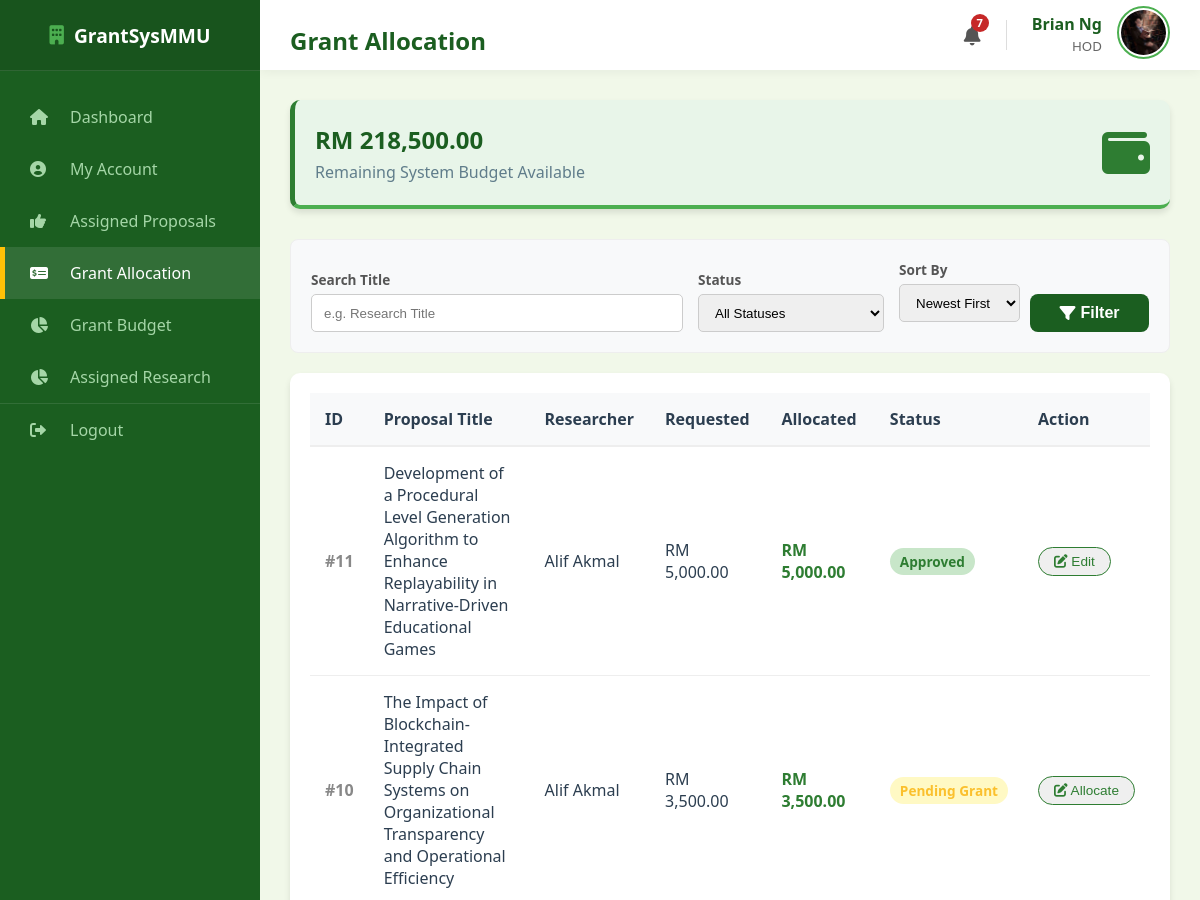
The app's page /hod/grant_allocation (signed in, upper part), older data.
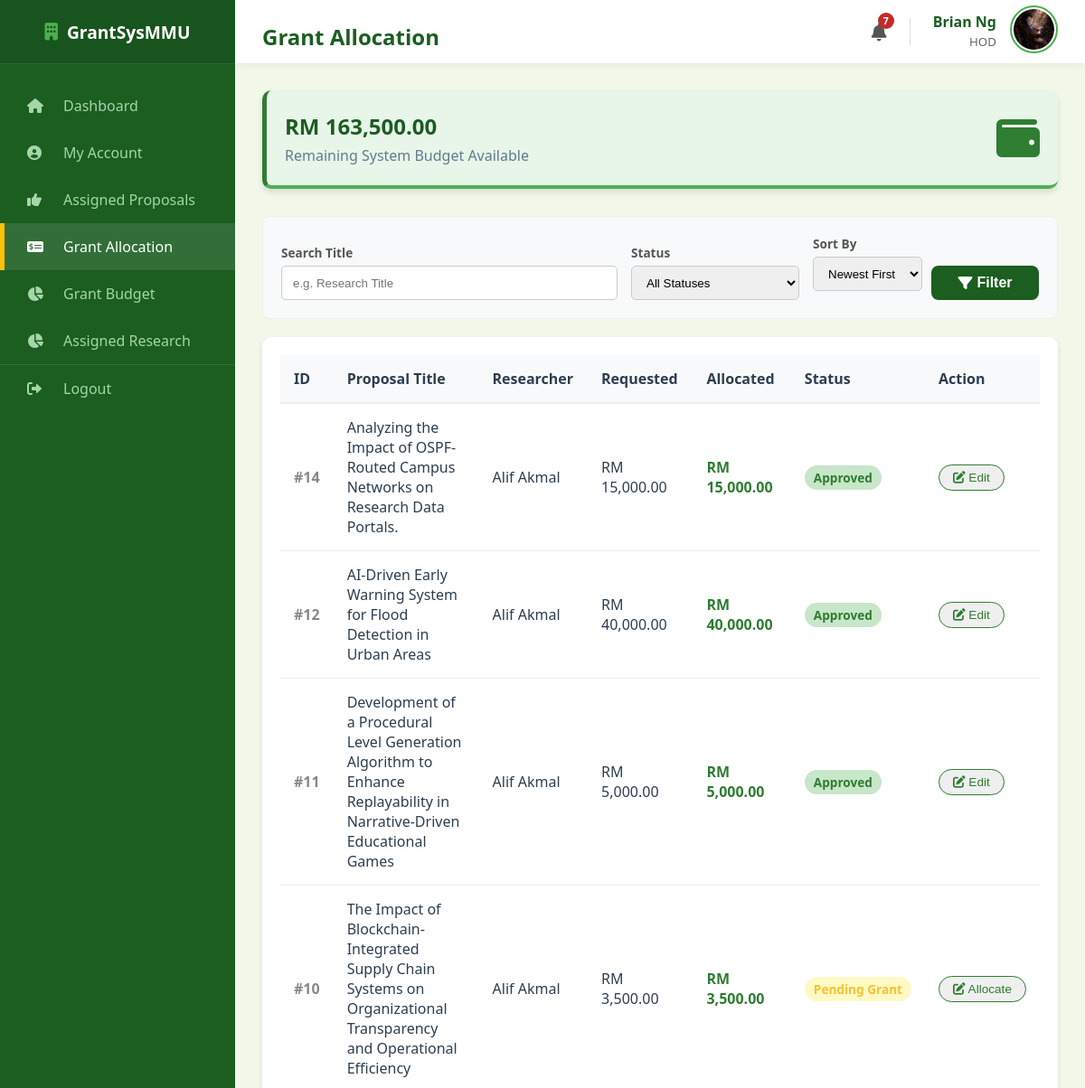
The same page, newer data.
### models.py (models this page shows, shortened)
class Proposal(db.Model):
    __tablename__ = "proposal"
    proposal_id = db.Column(db.Integer, primary_key=True)
    title = db.Column(db.String(255), nullable=False)
    research_area = db.Column(db.String(100), nullable=False, default="General")
    requested_budget = db.Column(db.Float, nullable=False)
    status = db.Column(db.String(30), nullable=False, default="Draft")
    submission_date = db.Column(db.Date, default=malaysia_now)
    document_file = db.Column(db.String(100), nullable=True)
    review_score = db.Column(db.Integer, nullable=True)
    review_feedback = db.Column(db.Text, nullable=True)
    review_draft = db.Column(db.Text, nullable=True)
    researcher_id = db.Column(
        db.Integer, db.ForeignKey("researcher.researcher_id"), nullable=False
    )
    cycle_id = db.Column(
        db.Integer, db.ForeignKey("grant_cycle.cycle_id"), nullable=False
    )
    assigned_reviewer_id = db.Column(
        db.Integer, db.ForeignKey("reviewer.reviewer_id"), nullable=True
    )
    assigned_hod_id = db.Column(db.Integer, db.ForeignKey("hod.hod_id"), nullable=True)
    reviewer = db.relationship("Reviewer", foreign_keys=[assigned_reviewer_id])
    hod = db.relationship("HOD", foreign_keys=[assigned_hod_id])
    deadlines = db.relationship(
        "Deadline", backref="proposal", cascade="all, delete-orphan"
    )

class User(db.Model):
    __tablename__ = "user"
    mmu_id = db.Column(db.String(15), primary_key=True)
    name = db.Column(db.String(150), nullable=False)
    email = db.Column(db.String(100), unique=True, nullable=False)
    password = db.Column(db.String(100), nullable=False)
    faculty = db.Column(db.String(100), nullable=False)
    user_role = db.Column(db.String(25), nullable=False)
    profile_image = db.Column(db.String(20), nullable=False, default="default.jpg")
    phone_number = db.Column(db.String(20), nullable=True)
    admin_profile = db.relationship(
        "Admin", backref="user_info", uselist=False, cascade="all, delete-orphan"
    )
    researcher_profile = db.relationship(
        "Researcher", backref="user_info", uselist=False, cascade="all, delete-orphan"
    )
    reviewer_profile = db.relationship(
        "Reviewer", backref="user_info", uselist=False, cascade="all, delete-orphan"
    )
    hod_profile = db.relationship(
        "HOD", backref="user_info", uselist=False, cascade="all, delete-orphan"
    )

class Grant(db.Model):
    __tablename__ = "grant"
    grant_id = db.Column(db.Integer, primary_key=True)
    grant_amount = db.Column(db.Float, nullable=False)
    award_date = db.Column(db.DateTime, default=malaysia_now)
    proposal_id = db.Column(
        db.Integer, db.ForeignKey("proposal.proposal_id"), nullable=False
    )
    proposal = db.relationship(
        "Proposal", backref=db.backref("grant_award", uselist=False)
    )

### routes/hod_routes.py (the view)
@hod_bp.route("/hod/grant_allocation")
def hod_grant_allocation():
    if session.get("role") != "HOD":
        return redirect(url_for("hod.hod_login"))
    user = User.query.get(session["user_id"])
    current_hod = HOD.query.filter_by(mmu_id=user.mmu_id).first()
    page = request.args.get("page", 1, type=int)
    search_query = request.args.get("search", "")
    filter_status = request.args.get("status", "")
    sort_option = request.args.get("sort", "newest")
    per_page = 8
    query = Proposal.query.filter(
        Proposal.assigned_hod_id == current_hod.hod_id,
        Proposal.status.in_(["Pending Grant", "Approved"]),
    )
    if search_query:
        query = query.filter(Proposal.title.ilike(f"%{search_query}%"))
    if filter_status and filter_status != "all":
        query = query.filter(Proposal.status == filter_status)
    if sort_option == "oldest":
        query = query.order_by(Proposal.proposal_id.asc())
    elif sort_option == "title_asc":
        query = query.order_by(Proposal.title.asc())
    else:
        query = query.order_by(Proposal.proposal_id.desc())
    pagination = query.paginate(page=page, per_page=per_page, error_out=False)
    total_budget_in = db.session.query(func.sum(Budget.amount)).scalar() or 0.0
    total_grants_out = db.session.query(func.sum(Grant.grant_amount)).scalar() or 0.0
    remaining_balance = total_budget_in - total_grants_out
    return render_template(
        "hod_grant_allocation.html",
        proposals=pagination.items, # Pass paginated items
        pagination=pagination,      # Pass pagination object
        user=user,
        remaining_balance=remaining_balance,
        current_search=search_query,
        current_status=filter_status,
        current_sort=sort_option
    )

### main.py (called while the page is built)
@app.context_processor
def inject_notifications():
    if "user_id" in session:
        unread = Notification.query.filter_by(recipient_id=session["user_id"], is_read=False).count()
        return dict(unread_notifications=unread)
    return dict(unread_notifications=0)

### templates/hod_grant_allocation.html (shortened to what the changed rows need)
<!DOCTYPE html>
<html lang="en">
<head>
    <link rel="stylesheet" type="text/css" href="{{ url_for('static', filename='style.css') }}">
    <link rel="stylesheet" href="https://cdnjs.cloudflare.com/ajax/libs/font-awesome/6.0.0/css/all.min.css">
</head>
<body>
    <div class="dashboard-container">
        <div class="main-content">
            <div class="top-bar">
                <h2>Grant Allocation</h2>
            </div>
            <div class="content-wrapper">
                <div class="stat-card"
                    style="margin-bottom: 30px; background: #e8f5e9; border-left: 5px solid #2e7d32;">
                    <div class="stat-info">
                        <h3 style="font-size: 1.5rem;">RM {{ "{:,.2f}".format(remaining_balance) }}</h3>
                        <p>Remaining System Budget Available</p>
                    </div>
                </div>
                <div class="table-card">
                    <table style="width: 100%; border-collapse: collapse;">
                        <thead>
                            <tr style="background-color: #f8f9fa; text-align: left;">
                                <th style="padding: 15px; width:5%; border-bottom: 2px solid #eee;">ID</th>
                                <th style="padding: 15px; width:30%; border-bottom: 2px solid #eee;">Proposal Title</th>
                                <th style="padding: 15px; width:15%; border-bottom: 2px solid #eee;">Researcher</th>
                                <th style="padding: 15px; width:15%; border-bottom: 2px solid #eee;">Requested</th>
                                <th style="padding: 15px; width:15%; border-bottom: 2px solid #eee;">Allocated</th>
                                <th style="padding: 15px; width:10%; border-bottom: 2px solid #eee;">Status</th>
                                <th style="padding: 15px; width:10%; border-bottom: 2px solid #eee;">Action</th>
                            </tr>
                        </thead>
                        <tbody>
                            {% for proposal in proposals %}
                            <tr style="border-bottom: 1px solid #eee;">
                                <td style="padding: 15px; color: #888; font-weight: bold;">#{{ proposal.proposal_id }}
                                </td>
                                <td style="padding: 15px; font-weight: 500;">{{ proposal.title }}</td>
                                <td style="padding: 15px;">{{ proposal.researcher.user_info.name }}</td>
                                <td style="padding: 15px;">RM {{ "{:,.2f}".format(proposal.requested_budget) }}</td>
                                <td style="padding: 15px; color: #2e7d32; font-weight: bold;">
                                    {% if proposal.grant_award %}
                                    RM {{ "{:,.2f}".format(proposal.grant_award.grant_amount) }}
                                    {% else %}
                                    RM 0.00
                                    {% endif %}
                                </td>
                                <td style="padding: 15px;">
                                    <span
                                        style="padding: 4px 10px; border-radius: 15px; font-size: 0.85rem; font-weight: bold; white-space:nowrap;
                                        background: {% if proposal.status == 'Approved' %}#c8e6c9{% else %}#fff9c4{% endif %};
                                        color: {% if proposal.status == 'Approved' %}#2e7d32{% else %}#fbc02d{% endif %};">
                                        {{ proposal.status }}
                                    </span>
                                </td>
                                <td style="padding: 15px;">
                                    <button class="btn-sm"
                                        onclick="openAllocationModal('{{ proposal.proposal_id }}', '{{ proposal.grant_award.grant_amount if proposal.grant_award else 0 }}', '{{ remaining_balance }}')">
                                        <i class="fas fa-edit"></i> {% if proposal.status == 'Pending Grant'
                                        %}Allocate{% else %}Edit{% endif %}
                                    </button>
                                </td>
                            </tr>
                            {% else %}
                            <tr>
                                <td colspan="7" style="padding: 30px; text-align: center; color: #888;">No pending grant
                                    allocations found matching your filters.</td>
                            </tr>
                            {% endfor %}
                        </tbody>
                    </table>
                </div>
            </div>
        </div>
    </div>
</body>
</html>

Row changes from the older to the newer data that the page shows:
added Proposal: proposal_id "14", title "Analyzing the Impact of OSPF-Routed Campus Networks on Research Data Portals.", researcher.user_info.name "Alif Akmal", requested_budget "15,000.00", status "Approved", shows "Edit"
added Grant: grant_award.grant_amount "15,000.00"
now on this page (row edited): Proposal: proposal_id "12", title "AI-Driven Early Warning System for Flood Detection in Urban Areas", researcher.user_info.name "Alif Akmal", requested_budget "40,000.00", status "Approved", shows "Edit"
added Grant: grant_award.grant_amount "40,000.00"
Text that changed along with them:
{{ "{:,.2f}".format(remaining_balance) }}: "218,500.00" → "163,500.00"
